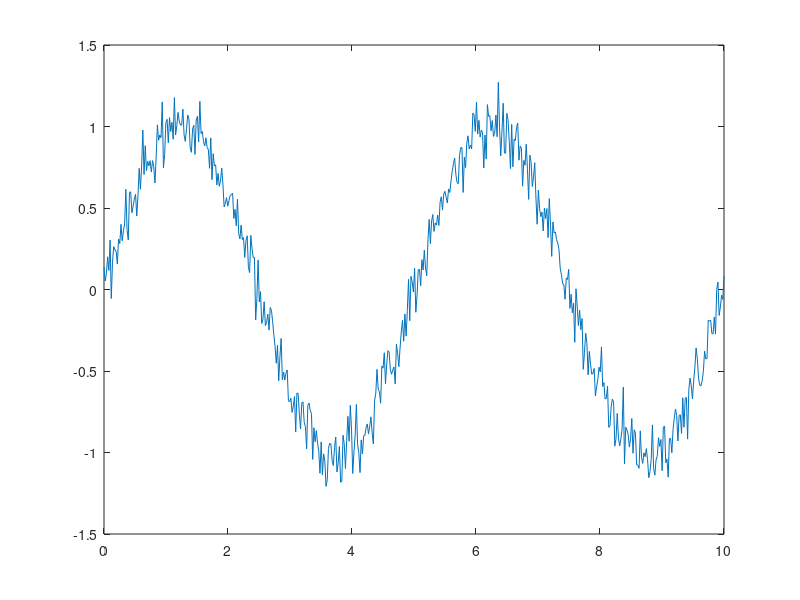
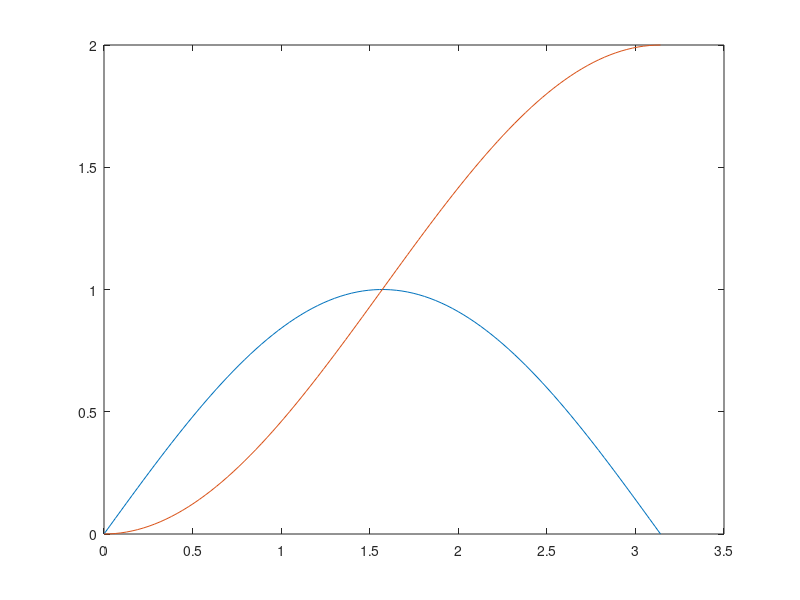

The MATLAB source for these figures, in order:
% Aleksei Simone
% ME203
% Lecture 18

clc; clear all; format compact

%% Interpolation

x=0:5;
y=[0 20 60 68 77 110];
x1=[2.6 4.9];
y1=interp1(x,y,x1)
 

%% Normal Distribution

A=[1 2 3 3 3 6 4 6 8 4 7 7];
d=std(A)
v1=var(A)
v2=d.^2

%% Uniformly Distributed Random Numbers
% Numbers on the interval (0,1)
rand
rand(2)
rand(2,3)
% Random number between 5 and 15
rand(1,3); % 0 to 1
10*rand(1,3); % 0 to 10
A=10*rand(1,3)+5 % 5 to 15

%% Normally Distributed Random Numbers
% Numbers on the interval (-1,1)
randn
randn(2)
randn(2,3)

% EX height
m=1.763;
s=0.0762;
h=s*randn(1,6)+m %std dev of (-1,1)*0.0762 making it the new std dev, 
                    % then add it to the mean

%% Head or Tails

flip1=round(rand(1,5))
flip2=round(rand(1,5))
flip3=randi([0,1],1,5)

%% Flip a coin 50 times
flip=round(rand(1,50))

xc=[0,1]
FLIP=randi(xc,1,50)
y=hist(flip,xc)
bar(xc,y)

%% Noisy Signal Simulation

t=linspace(0,10,512)
Amp=1
feq=2*pi/5
sig=Amp*sin(feq.*t)+randn(1,length(t))*0.1

figure(1)
plot(t,sig)

%% Trapz

x=linspace(0,pi,100);
y=sin(x);
z=trapz(x,y)

%% Cumtrapz 

x=linspace(0,pi,100);
y=sin(x);
z=cumtrapz(x,y)

figure(2)
plot(x,y,x,z)









